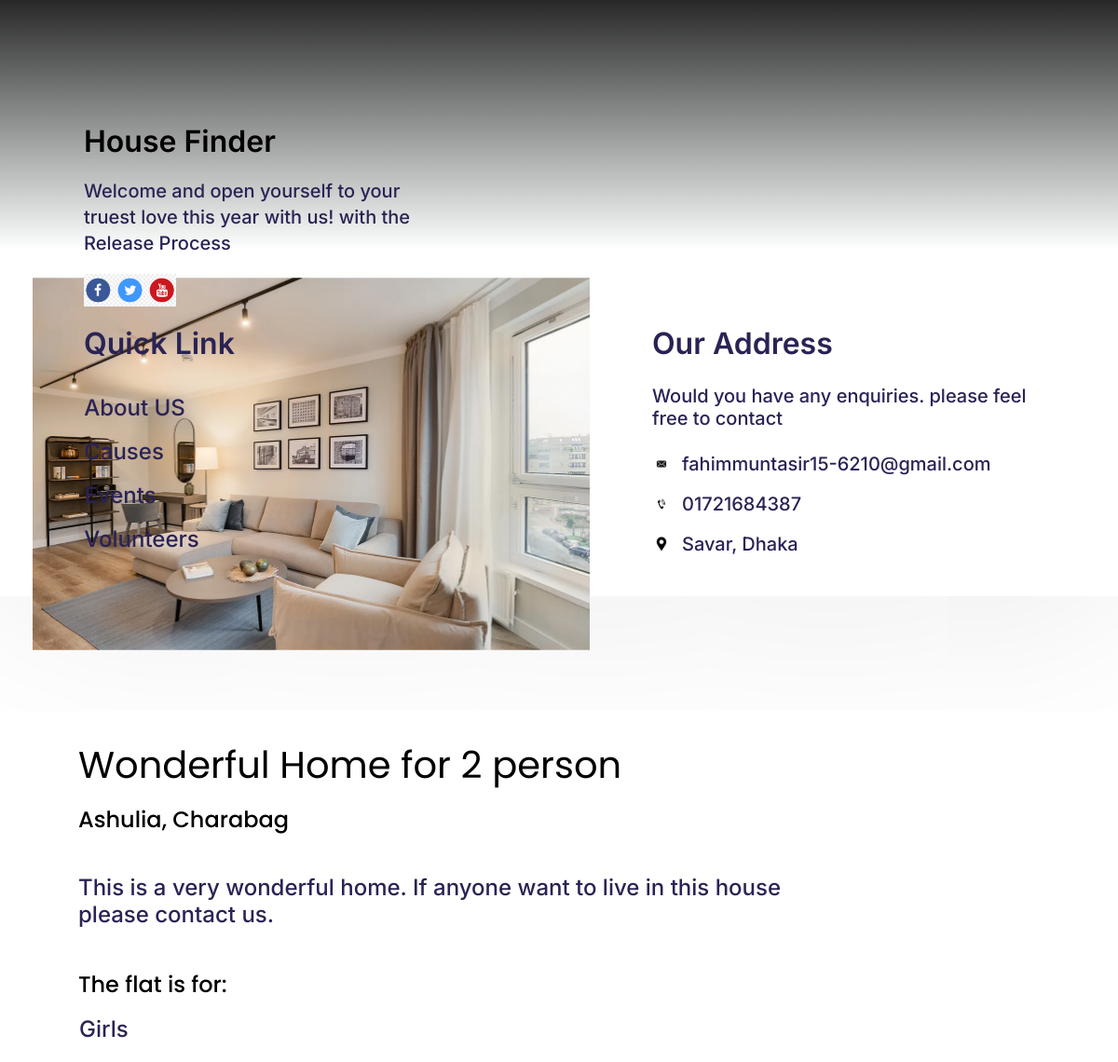
Screenshot of /product_page/3/ with the database file from the repository.
### houseFinderApp/models.py (models this page shows, shortened)
class user_details(models.Model):
    user = models.OneToOneField(User, on_delete=models.CASCADE)
    product_pic = models.ImageField(upload_to="product_image", null=True, blank=True )
    product_contact = models.IntegerField(null=True, blank=True)
    product_address = models.CharField(max_length=100,null=True, blank=True)
    product_description = models.CharField(max_length=500, null=True, blank=True)
    product_price = models.IntegerField(null=True, blank=True)
    product_title = models.CharField(max_length=500, null=True, blank=True)
    require = models.CharField(max_length=100,null=True, blank=True)
    if_posted = models.IntegerField(null=True, blank=True)
    date = models.DateField(null=True, blank=True)
    address = models.CharField(max_length=200, null=True, blank=True)
    gender = models.CharField(max_length=100,null=True, blank=True)
    description = models.CharField(max_length=500, null=True, blank=True)
    dp = models.ImageField(upload_to="dp_image", null=True, blank=True )

### houseFinderApp/views.py (the view)
# urls.py: path('product_page/<id>/',product_page,name='product_page'),
def product_page(request,id):
    product = user_details.objects.get(id=id)
    context = {'product' : product}
    return render(request, 'product-page.html', context)

### houseFinderApp/templates/product-page.html (shortened to what this page needs)
<!DOCTYPE html>
<html>
  <head>
    {%load static%}
    <link rel="stylesheet" href="{% static 'global.css'%}" />
    <link rel="stylesheet" href="{% static 'product-page.css'%}" />
  </head>
  <body>
    <div class="product-page">
      <section class="header">
        <div class="rectangle-parent34">
          <div class="frame-child88"></div>
        </div>
        <div class="wrapper-rectangle-6-parent">
          <div class="wrapper-rectangle-6">
            <img
              class="wrapper-rectangle-6-child"
              loading="lazy"
              alt=""
              src="/media/{{product.product_pic}}"
              style="width: 500px;"
            />
          </div>
          <div class="contact-info">
            <div class="wonderful-flat-for-2-person-parent">
              <h2 class="wonderful-flat-for">{{product.product_title}}</h2>
              <div class="charabag-ashulia-dhaka">{{product.product_address}}</div>
            </div>
            <div class="it-is-long-established-fact-th-wrapper" style="width: 800px;">
              <div class="it-is-long-container1">
                <p class="it-is-long1">
                  {{product.product_description}}
                </p>
              </div>
            </div>
            <div class="the-flat-is-for-parent">
              <div class="the-flat-is">The flat is for:</div>
              <div class="everyone-wrapper">
                <div class="everyone">{{product.require}}</div>
              </div>
            </div>
          </div>
        </div>
      </section>
      <footer class="footer">
        <div class="footer-content">
          <div class="house-finder-parent">
            <div class="house-finder"><a href="/" style="text-decoration: none; color: black;">House Finder</a></div>
            <div class="welcome-and-open-container1">
              <p class="welcome-and-open1">Welcome and open yourself to your</p>
              <p class="truest-love-this1">
                truest love this year with us! with the
              </p>
              <p class="release-process1">Release Process</p>
            </div>
            <img
              class="frame-child89"
              loading="lazy"
              alt=""
              src="public/links.png"
              style="height: auto;"
            />
          </div>
          <div class="frame-parent59">
            <div class="quick-link-group">
              <div class="quick-link1">Quick Link</div>
              <div class="link-list">
                <div class="about-us1">About US</div>
                <div class="causes1">Causes</div>
                <div class="events1">Events</div>
                <div class="volunteers1">Volunteers</div>
              </div>
            </div>
            <div class="our-address-group">
              <div class="our-address1">Our Address</div>
              <div class="would-you-have-container1">
                <p class="would-you-have1">
                  Would you have any enquiries. please feel
                </p>
                <p class="free-to-contact1">free to contact</p>
              </div>
              <div class="contact-details">
                <div class="contact-icons">
                  <img
                    class="icons"
                    loading="lazy"
                    alt=""
                    src="{% static 'public/mail.png'%}"
                    style="height: auto;"
                  />
                  <div class="nomanabdullah688gmailcom1">
                    fahimmuntasir15-6210@gmail.com
                  </div>
                </div>
                <div class="group-parent2">
                  <img
                    class="group-icon4"
                    loading="lazy"
                    alt=""
                    src="{% static 'public/phone.png'%}"
                  />
                  <div class="placeholder">01721684387</div>
                </div>
                <div class="contact-icons1">
                  <img
                    class="zondiconslocation1"
                    loading="lazy"
                    alt=""
                    src="{% static 'public/locat.png'%}"
                  />
                  <div class="savar-dhaka1">Savar, Dhaka</div>
                </div>
              </div>
            </div>
          </div>
        </div>
      </footer>
    </div>
  </body>
</html>

### houseFinderApp/static/global.css (style rules this page uses)
body { margin: 0; line-height: normal; }
:root { --font-inter: Inter; --font-quicksand: Quicksand; --font-hind-siliguri: "Hind Siliguri"; --font-nunito: Nunito; --font-poppins: Poppins; --font-size-13xl: 32px; --font-size-5xl: 24px; --font-size-lgi: 19px; --font-size-lg: 18px; --font-size-29xl: 48px; --font-size-10xl: 29px; --font-size-19xl: 38px; --font-size-7xl: 26px; --font-size-xl: 20px; --font-size-base: 16px; --font-size-17xl: 36px; --font-size-3xl: 22px; --font-size-sm-2: 13.2px; --font-size-21xl: 40px; --color-limegreen: #42b72a; --color-green: #299e12; --color-white: #fff; --color-black: #000; --text: #2a2354; --card-border: rgba(45, 76, 145, 0.12); --color-darkslategray-100: #333; --color-darkslategray: #323232; --color-darkgray: #a9adb5; --color-mediumseagreen: #24bb83; --color-mediumslateblue: #9e62ff; --color-mediumslateblue-100: #515fff; --color-blueviolet: #8547e6; --shortest: #6d6e6e; --text1: #030229; --color-gray-300: rgba(0, 0, 0, 0.7); --color-gray-100: rgba(3, 2, 41, 0.7); --color-gray-200: rgba(255, 255, 255, 0.8); --color-gray: rgba(0, 0, 0, 0.2); --color-plum: #c9a8ff; --color-gainsboro: #e1e1e1; --color-gainsboro-100: rgba(217, 217, 217, 0); --color-lightslategray: #8891a1; --color-royalblue-100: #457df6; --color-royalblue-200: rgba(69, 125, 246, 0.3); --color-lightgray: #cfcfcf; --color-silver-200: #bababa; --color-silver-100: #b5b5b5; --gap-22xl: 41px; --gap-4xs: 9px; --gap-3xl-5: 22.5px; --gap-xl: 20px; --gap-19xl-8: 38.8px; --gap-38xl: 57px; --gap-9xl: 28px; --gap-17xl: 36px; --gap-lg: 18px; --gap-16xl: 35px; --gap-mid: 17px; --gap-56xl: 75px; --gap-18xl: 37px; --gap-lgi: 19px; --gap-181xl: 200px; --gap-81xl: 100px; --gap-31xl: 50px; --gap-6xl: 25px; --gap-xs: 12px; --gap-4xl: 23px; --gap-3xl: 22px; --gap-10xl: 29px; --gap-19xl: 38px; --gap-xs-4: 11.4px; --gap-xs-8: 11.8px; --gap-369xl: 388px; --gap-175xl: 194px; --gap-base: 16px; --gap-65xl-3: 84.3px; --gap-23xl: 42px; --gap-2xl-4: 21.4px; --gap-5xl: 24px; --gap-11xs: 2px; --gap-5xs: 8px; --gap-193xl: 212px; --gap-34xl: 53px; --gap-87xl: 106px; --gap-33xl: 52px; --padding-57xl: 76px; --padding-42xl: 61px; --padding-29xl: 48px; --padding-mid: 17px; --padding-xl: 20px; --padding-10xs: 3px; --padding-lgi: 19px; --padding-xs: 12px; --padding-8xs: 5px; --padding-2xl: 21px; --padding-3xs: 10px; --padding-7xl: 26px; --padding-7xs: 6px; --padding-19xl: 38px; --padding-base: 16px; --padding-5xs: 8px; --padding-51xl: 70px; --padding-6xl: 25px; --padding-14xl: 33px; --padding-27xl: 46px; --padding-15xl: 34px; --padding-121xl: 140px; --padding-45xl: 64px; --padding-16xl: 35px; --padding-41xl: 60px; --padding-20xl: 39px; --padding-59xl: 78px; --padding-30xl: 49px; --padding-12xl: 31px; --padding-11xl: 30px; --padding-13xl: 32px; --padding-17xl: 36px; --padding-mini: 15px; --padding-25xl: 44px; --padding-161xl: 180px; --padding-71xl: 90px; --padding-8xl: 27px; --padding-31xl: 50px; --padding-4xs: 9px; --padding-34xl: 53px; --padding-2xs: 11px; --padding-4xs-5: 8.5px; --padding-lgi-4: 19.4px; --padding-sm: 14px; --padding-22xl: 41px; --padding-3xl-6: 22.6px; --padding-4xl: 23px; --padding-smi-5: 12.5px; --padding-5xl: 24px; --padding-18xl-8: 37.8px; --padding-37xl: 56px; --padding-27xl-5: 46.5px; --padding-47xl: 66px; --padding-3xl: 22px; --padding-11xs: 2px; --padding-23xl: 42px; --padding-246xl: 265px; --padding-26xl: 45px; --padding-28xl: 47px; --padding-65xl: 84px; --padding-12xs: 1px; --padding-49xl: 68px; --padding-3xl-7: 22.7px; --padding-9xs: 4px; --padding-smi: 13px; --padding-lg: 18px; --padding-123xl: 142px; --padding-24xl: 43px; --padding-131xl: 150px; --padding-87xl: 106px; --br-6xs: 7px; --br-lg: 18px; --br-4xs: 9px; --br-23xl: 42px; --br-5xs: 8px; --br-3xs: 10px; --br-4xl: 23px; --br-5xl: 24px; --br-xs: 12px; --br-11xl: 30px; --br-31xl: 50px; }

### rows the page displays
user_details: product_pic (picture), product_title "Wonderful Home for 2 person", product_address "Ashulia, Charabag", product_description "This is a very wonderful home. If anyone want to live in this house please contact us.", require "Girls"
